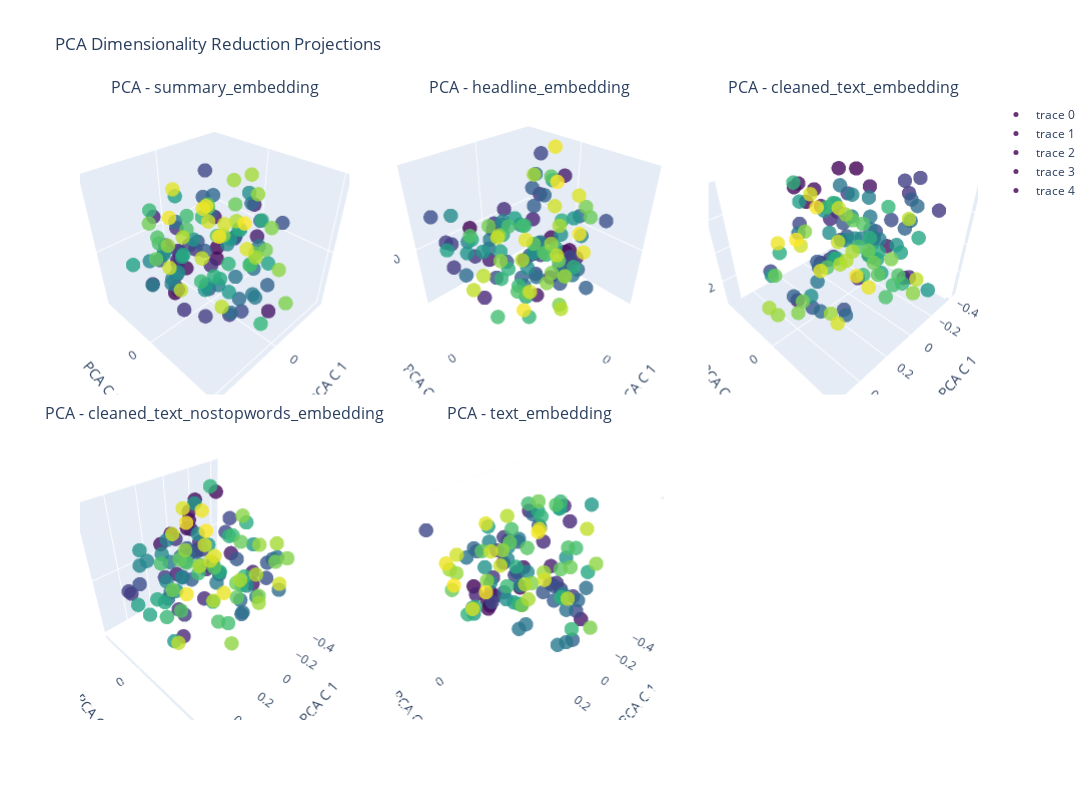
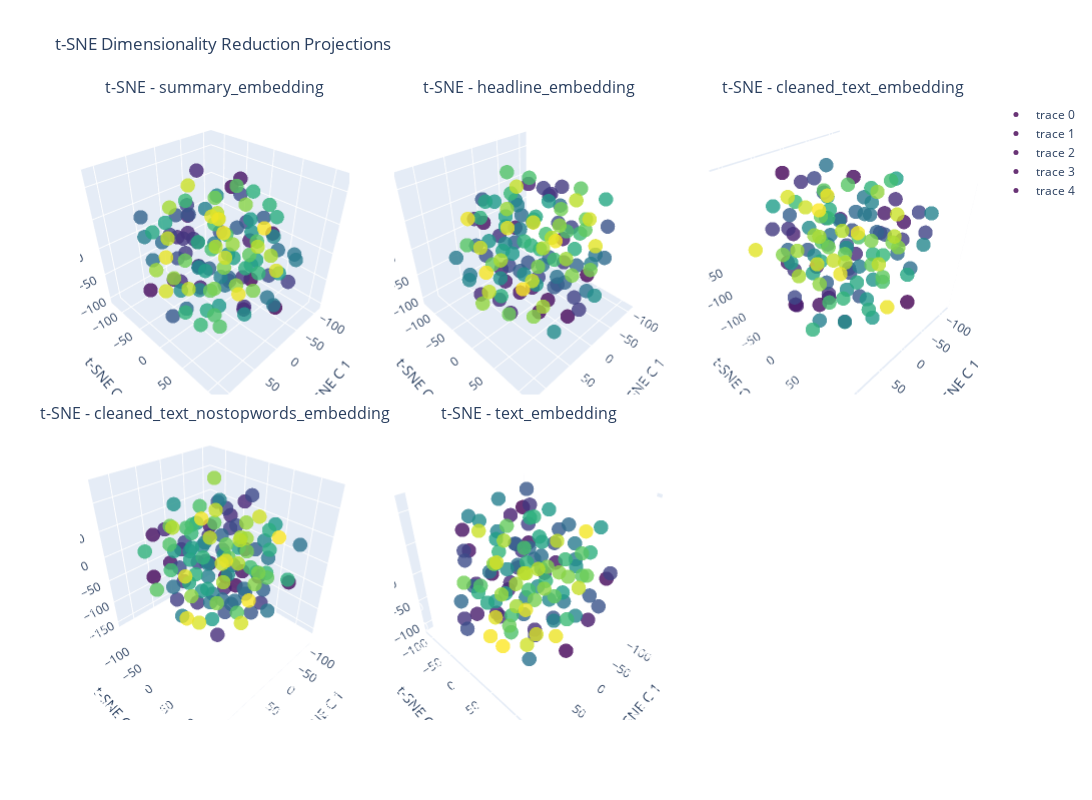
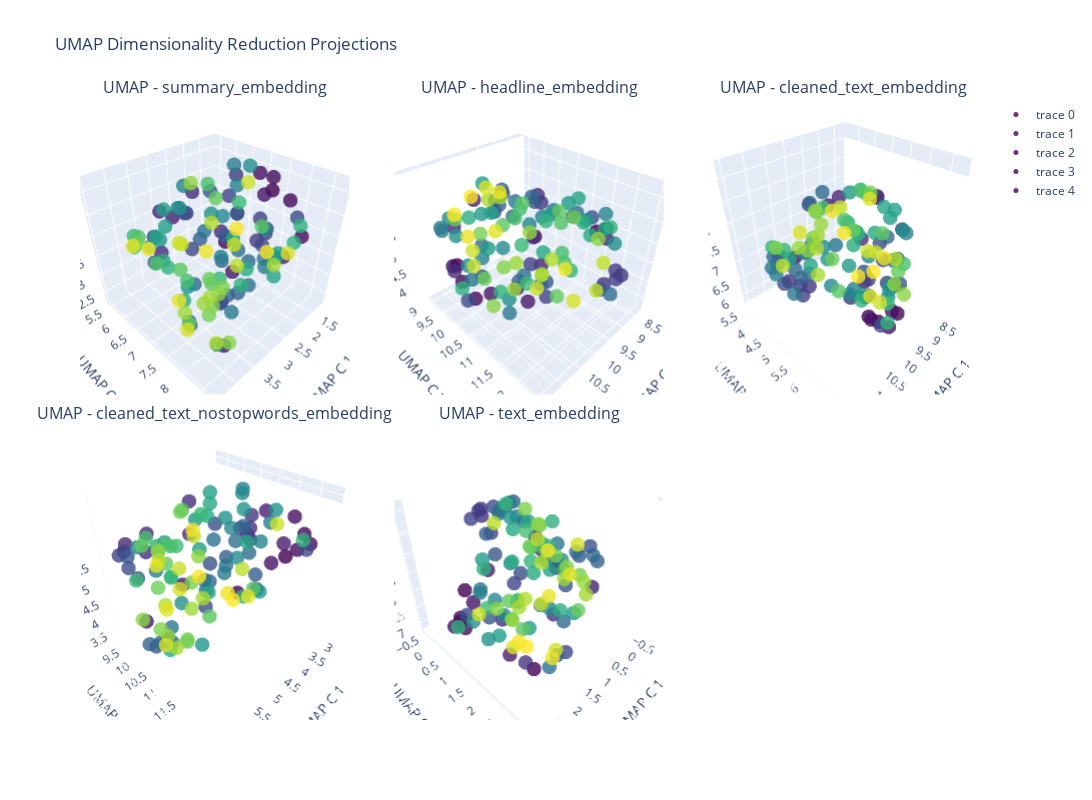
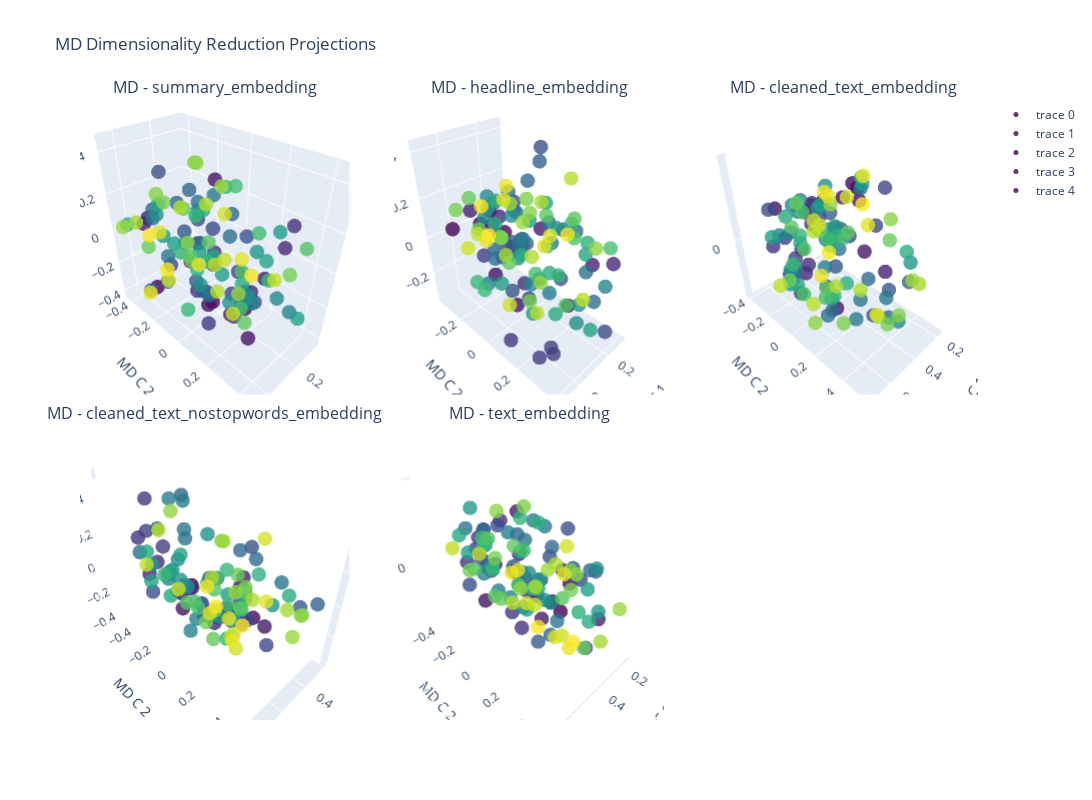

These figures' notebook cell, in order:
### Code cell
import plotly.subplots as sp
import plotly.graph_objs as go
from sklearn.decomposition import PCA, TruncatedSVD
from sklearn.manifold import TSNE, LocallyLinearEmbedding
from sklearn.preprocessing import normalize
from umap import UMAP

embedding_columns = [col for col in df.columns if col.endswith('_embedding')]

# algorithms = ['UMAP', 'MD']
algorithms = ['PCA', 't-SNE', 'UMAP', 'MD']

for algo in algorithms:
    fig = sp.make_subplots(rows=2, cols=3, specs=[[{'type': 'scene'} for _ in range(3)] for _ in range(2)],
                           subplot_titles=[f'{algo} - {col}' for col in embedding_columns],
                           vertical_spacing=0.05, horizontal_spacing=0.05)

    for i, col in enumerate(embedding_columns):
        print(f"Visualizing {col} with {algo}")

        # Convert the list of lists to a numpy array
        X = np.array([np.array(x) for x in df[col]])

        if algo == 'PCA':
            reducer = PCA(n_components=3)
        elif algo == 't-SNE':
            reducer = TSNE(n_components=3, random_state=0)
        elif algo == 'UMAP':
            reducer = UMAP(n_components=3)
        elif algo == 'MD':
            X = normalize(X)
            reducer = TruncatedSVD(n_components=3)

        projections = reducer.fit_transform(X)

        proj_df = pd.DataFrame(data=projections, columns=[f'{algo}1', f'{algo}2', f'{algo}3'])
        proj_df['id'] = df['id']

        trace = go.Scatter3d(
            x=proj_df.iloc[:, 0],
            y=proj_df.iloc[:, 1],
            z=proj_df.iloc[:, 2],
            mode='markers',
            marker=dict(
                size=5,
                color=proj_df['id'],
                colorscale='Viridis',
                opacity=0.8
            ),
            text=proj_df['id'],
            hoverinfo='text'
        )

        row = i // 3 + 1
        col = i % 3 + 1

        fig.add_trace(trace, row=row, col=col)

        fig.update_scenes(
            xaxis_title=f'{algo} C 1',
            yaxis_title=f'{algo} C 2',
            zaxis_title=f'{algo} C 3',
            row=row,
            col=col
        )

    fig.update_layout(height=800, width=1200, title_text=f'{algo} Dimensionality Reduction Projections')
    fig.show()
